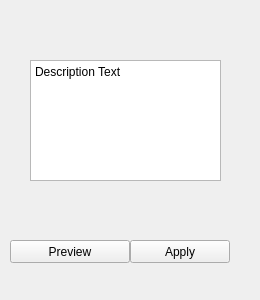
<?xml version="1.0" encoding="UTF-8"?>
<ui version="4.0">
 <class>previewApplyWidget</class>
 <widget class="QWidget" name="previewApplyWidget">
  <property name="geometry">
   <rect>
    <x>0</x>
    <y>0</y>
    <width>260</width>
    <height>300</height>
   </rect>
  </property>
  <property name="windowTitle">
   <string>Form</string>
  </property>
  <widget class="QPushButton" name="previewBtn">
   <property name="geometry">
    <rect>
     <x>10</x>
     <y>240</y>
     <width>120</width>
     <height>23</height>
    </rect>
   </property>
   <property name="text">
    <string>Preview</string>
   </property>
  </widget>
  <widget class="QPushButton" name="applyBtn">
   <property name="geometry">
    <rect>
     <x>130</x>
     <y>240</y>
     <width>100</width>
     <height>23</height>
    </rect>
   </property>
   <property name="text">
    <string>Apply</string>
   </property>
  </widget>
  <widget class="QPlainTextEdit" name="descriptionEdit">
   <property name="geometry">
    <rect>
     <x>30</x>
     <y>60</y>
     <width>191</width>
     <height>121</height>
    </rect>
   </property>
   <property name="plainText">
    <string>Description Text</string>
   </property>
  </widget>
 </widget>
 <resources/>
 <connections/>
</ui>
